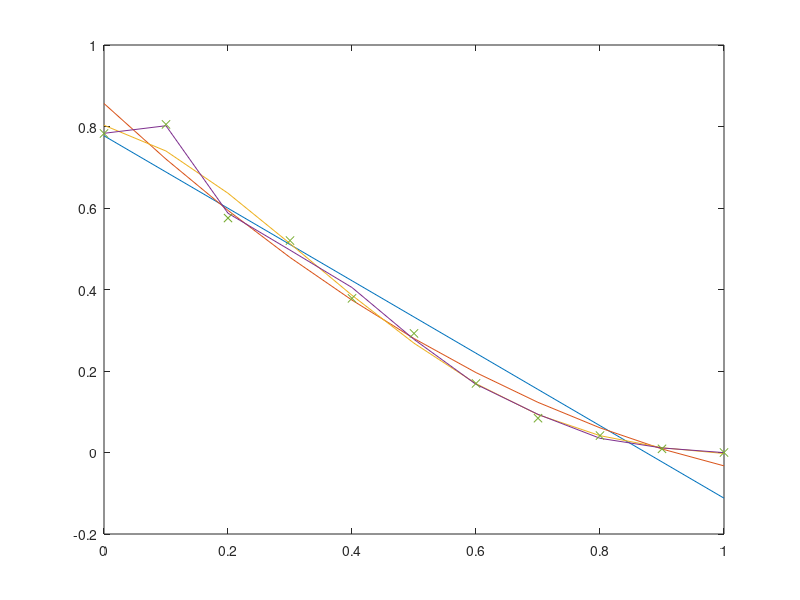

This figure's MATLAB source:
x = [0, 0.1, 0.2, 0.3, 0.4, 0.5, 0.6, 0.7, 0.8, 0.9, 1];
y = [0.7829, 0.8052, 0.5753, 0.5201, 0.3783, 0.2923, 0.1695, 0.0842, 0.0415, 0.009, 0];
p1 = polyval(polyfit(x, y, 1), x);
p2 = polyval(polyfit(x, y, 2), x);
p4 = polyval(polyfit(x, y, 4), x);
p8 = polyval(polyfit(x, y, 8), x);
plot(x, p1, x, p2, x, p4, x, p8, x, y, 'x');